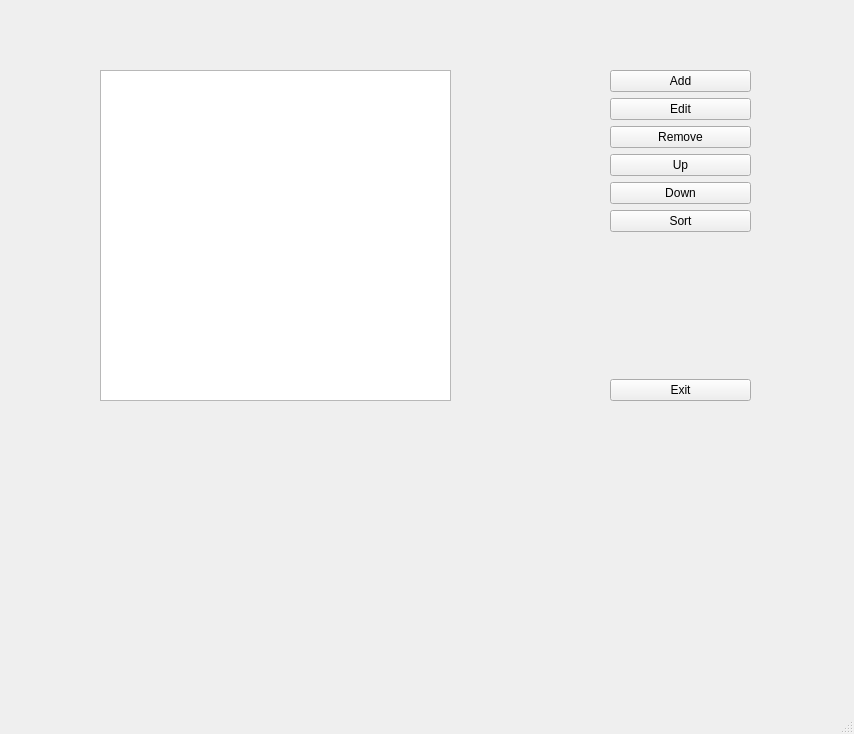
<?xml version="1.0" encoding="UTF-8"?>
<ui version="4.0">
 <class>MainWindow</class>
 <widget class="QMainWindow" name="MainWindow">
  <property name="geometry">
   <rect>
    <x>0</x>
    <y>0</y>
    <width>854</width>
    <height>734</height>
   </rect>
  </property>
  <property name="windowTitle">
   <string>MainWindow</string>
  </property>
  <widget class="QWidget" name="centralwidget">
   <widget class="QListWidget" name="listItems">
    <property name="geometry">
     <rect>
      <x>100</x>
      <y>70</y>
      <width>351</width>
      <height>331</height>
     </rect>
    </property>
   </widget>
   <widget class="QWidget" name="">
    <property name="geometry">
     <rect>
      <x>610</x>
      <y>70</y>
      <width>141</width>
      <height>331</height>
     </rect>
    </property>
    <layout class="QVBoxLayout" name="verticalLayout">
     <item>
      <widget class="QPushButton" name="btnAdd">
       <property name="text">
        <string>Add</string>
       </property>
      </widget>
     </item>
     <item>
      <widget class="QPushButton" name="btnEdit">
       <property name="text">
        <string>Edit</string>
       </property>
      </widget>
     </item>
     <item>
      <widget class="QPushButton" name="btnRemove">
       <property name="text">
        <string>Remove</string>
       </property>
      </widget>
     </item>
     <item>
      <widget class="QPushButton" name="btnUp">
       <property name="text">
        <string>Up</string>
       </property>
      </widget>
     </item>
     <item>
      <widget class="QPushButton" name="btnDown">
       <property name="text">
        <string>Down</string>
       </property>
      </widget>
     </item>
     <item>
      <widget class="QPushButton" name="btnSort">
       <property name="text">
        <string>Sort</string>
       </property>
      </widget>
     </item>
     <item>
      <spacer name="verticalSpacer">
       <property name="orientation">
        <enum>Qt::Vertical</enum>
       </property>
       <property name="sizeHint" stdset="0">
        <size>
         <width>20</width>
         <height>40</height>
        </size>
       </property>
      </spacer>
     </item>
     <item>
      <widget class="QPushButton" name="btnExit">
       <property name="text">
        <string>Exit</string>
       </property>
      </widget>
     </item>
    </layout>
   </widget>
  </widget>
  <widget class="QMenuBar" name="menubar">
   <property name="geometry">
    <rect>
     <x>0</x>
     <y>0</y>
     <width>854</width>
     <height>26</height>
    </rect>
   </property>
  </widget>
  <widget class="QStatusBar" name="statusbar"/>
 </widget>
 <resources/>
 <connections/>
</ui>
